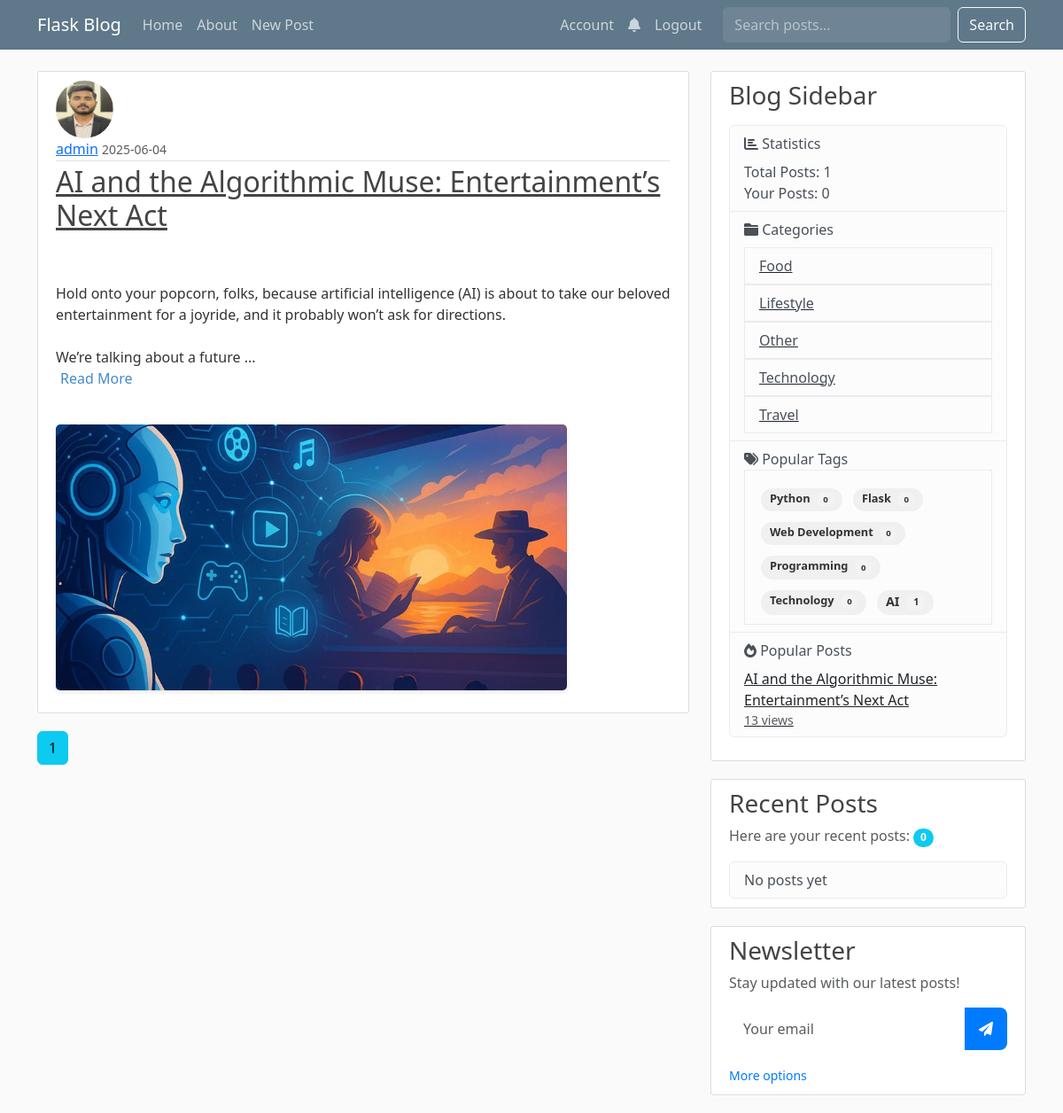
The app's page /home (signed in) with its own data.
### flaskblog.py (models this page shows, shortened)
class Post(db.Model):
    id = db.Column(db.Integer, primary_key=True)
    title = db.Column(db.String(100), nullable=False)
    date_posted = db.Column(db.DateTime, nullable=False, default=datetime.utcnow)
    content = db.Column(db.Text, nullable=False)
    image_file = db.Column(db.String(20), nullable=True)
    user_id = db.Column(db.Integer, db.ForeignKey('user.id'), nullable=False)
    category_id = db.Column(db.Integer, db.ForeignKey('category.id'), nullable=True)
    category = db.relationship('Category', backref=db.backref('posts', lazy=True))
    views = db.Column(db.Integer, default=0)
    status = db.Column(db.String(20), default='published')  # published, draft, scheduled
    publish_date = db.Column(db.DateTime)
    likes = db.relationship('Like', backref='post', lazy=True)
    comments = db.relationship('Comment', back_populates='post', lazy=True)

class User(db.Model, UserMixin):
    id = db.Column(db.Integer, primary_key=True)
    username = db.Column(db.String(20), unique=True, nullable=False)
    email = db.Column(db.String(120), unique=True, nullable=False)
    image_file = db.Column(db.String(20), nullable=False, default='default.jpg')
    password = db.Column(db.String(60), nullable=False)
    is_admin = db.Column(db.Boolean, default=False)
    bio = db.Column(db.String(500))
    location = db.Column(db.String(100))
    website = db.Column(db.String(200))
    twitter = db.Column(db.String(100))
    github = db.Column(db.String(100))
    joined_at = db.Column(db.DateTime, nullable=False, default=datetime.utcnow)
    posts = db.relationship('Post', backref='author', lazy=True)
    likes = db.relationship('Like', backref='user', lazy=True)
    comments = db.relationship('Comment', back_populates='author', lazy=True)
    followers = db.Table('followers',
        db.Column('follower_id', db.Integer, db.ForeignKey('user.id'), primary_key=True),
        db.Column('followed_id', db.Integer, db.ForeignKey('user.id'), primary_key=True)
    )
    following = db.relationship(
        'User', secondary=followers,
        primaryjoin=(followers.c.follower_id == id),
        secondaryjoin=(followers.c.followed_id == id),
        backref=db.backref('followers_list', lazy='dynamic'), lazy='dynamic'
    )

class Category(db.Model):
    id = db.Column(db.Integer, primary_key=True)
    name = db.Column(db.String(50), unique=True, nullable=False)
    description = db.Column(db.String(200))
    slug = db.Column(db.String(50), unique=True)

class Tag(db.Model):
    id = db.Column(db.Integer, primary_key=True)
    name = db.Column(db.String(50), unique=True, nullable=False)
    description = db.Column(db.String(200))
    slug = db.Column(db.String(50), unique=True)
    posts = db.relationship('Post', secondary=post_tags, backref=db.backref('tags', lazy='dynamic'))

### flaskblog.py (the view)
@app.route("/")
@app.route("/home")
def home():
    page = request.args.get('page', 1, type=int)
    posts = Post.query.order_by(Post.date_posted.desc()).paginate(page=page, per_page=5)
    return render_template('home.html', posts=posts, title='Home', **get_sidebar_data())

### flaskblog.py (called while the page is built)
@app.context_processor
def inject_csrf_token():
    return dict(csrf_token=lambda: generate_csrf())

@login_manager.user_loader
def load_user(user_id):
    return db.session.get(User, int(user_id))

### templates/home.html
{% extends "layout.html" %}
{% block content %}
    {% for post in posts.items %}
        <article class="media content-section">
          <img class="rounded-circle article-img" src="{{ url_for('static', filename='profile_pics/' + post.author.image_file) }}">
          <div class="media-body">
            <div class="article-metadata">
              <a class="mr-2" href="#">{{ post.author.username }}</a>
              <small class="text-muted">{{ post.date_posted.strftime('%Y-%m-%d') }}</small>
            </div>
            <h2><a class="article-title" href="{{ url_for('post', post_id=post.id) }}">{{ post.title }}</a></h2>
            <p class="article-content">
              {% if post.content|length > 200 %}
                {{ post.content[:200] }}...
                <a href="{{ url_for('post', post_id=post.id) }}" class="read-more">Read More</a>
              {% else %}
                {{ post.content }}
              {% endif %}
            </p>
            {% if post.image_file %}
                <div class="post-image-container mt-2">
                    <a href="{{ url_for('post', post_id=post.id) }}">
                        <img src="{{ url_for('static', filename='post_pics/' + post.image_file) }}" class="img-fluid post-thumbnail" alt="Post Image">
                    </a>
                </div>
            {% endif %}
          </div>
        </article>
    {% endfor %}
    {% for page_num in posts.iter_pages(left_edge=1, right_edge=1, left_current=1, right_current=2) %}
        {% if page_num %}
            {% if posts.page == page_num %}
                <a class="btn btn-info mb-4" href="{{ url_for('home', page=page_num) }}">{{ page_num }}</a>
            {% else %}
                <a class="btn btn-outline-info mb-4" href="{{ url_for('home', page=page_num) }}">{{ page_num }}</a>
            {% endif %}
        {% else %}
            ...
        {% endif %}
    {% endfor %}
{% endblock content %}

### templates/layout.html (shortened to what this page needs)
<!doctype html>
<html lang="en">
  <head>
    <link href="https://cdn.jsdelivr.net/npm/bootstrap@5.3.2/dist/css/bootstrap.min.css" rel="stylesheet">
    <link rel="stylesheet" href="https://cdnjs.cloudflare.com/ajax/libs/font-awesome/6.0.0/css/all.min.css">
    <link rel="stylesheet" type="text/css" href="{{ url_for('static', filename='main.css') }}">
  </head>
<body>
    <header class="site-header">
      <nav class="navbar navbar-expand-md navbar-dark bg-steel fixed-top">
        <div class="container">
          <a class="navbar-brand mr-4" href="{{ url_for('home') }}">Flask Blog</a>
          <div class="collapse navbar-collapse" id="navbarToggle">
            <div class="navbar-nav me-auto">
              <a class="nav-item nav-link" href="{{ url_for('home') }}">Home</a>
              <a class="nav-item nav-link" href="{{ url_for('about') }}">About</a>
              {% if current_user.is_authenticated %}
                <a class="nav-item nav-link" href="{{ url_for('new_post') }}">New Post</a>
              {% endif %}
            </div>
            <div class="navbar-nav">
              {% if current_user.is_authenticated %}
                <a class="nav-item nav-link" href="{{ url_for('account') }}">Account</a>
                <a class="nav-item nav-link position-relative" href="{{ url_for('notifications') }}">
                    <i class="fas fa-bell"></i>
                </a>
                <a class="nav-item nav-link" href="{{ url_for('logout') }}">Logout</a>
              {% else %}
                <a class="nav-item nav-link" href="{{ url_for('login') }}">Login</a>
                <a class="nav-item nav-link" href="{{ url_for('register') }}">Register</a>
              {% endif %}
              <form class="d-flex ms-3" action="{{ url_for('search') }}" method="get">
                <input class="form-control me-2" type="search" placeholder="Search posts..." name="q" aria-label="Search">
                <button class="btn btn-outline-light" type="submit">Search</button>
              </form>
            </div>
          </div>
        </div>
      </nav>
    </header>
    <main role="main" class="container">
      <div class="row">
        <div class="col-md-8">
          {% block content %}{% endblock %}
        </div>
        <div class="col-md-4">
          <div class="content-section">
            <h3>Blog Sidebar</h3>
            <p class='text-muted'>
                <ul class="list-group">
                    <li class="list-group-item list-group-item-light">
                        <i class="fas fa-chart-bar"></i> Statistics
                        <ul class="list-unstyled mt-2">
                            <li>Total Posts: {{ total_posts }}</li>
                            {% if current_user.is_authenticated %}
                                <li>Your Posts: {{ user_post_count }}</li>
                            {% endif %}
                        </ul>
                    </li>
                    <li class="list-group-item list-group-item-light">
                        <i class="fas fa-folder"></i> Categories
                        <ul class="list-group mt-2">
                            {% for category in categories %}
                              <a href="{{ url_for('category_posts', category_id=category.id) }}" class="text-dark">
                                <li class="list-group-item list-group-item-light"> {{ category.name }}</li>
                              </a>
                            {% endfor %}
                        </ul>
                    </li>
                    <li class="list-group-item list-group-item-light">
                        <i class="fas fa-tags"></i> Popular Tags
                        <div class="list-group-item">
                          <div class="tag-cloud">
                            {% for tag in tags %}
                            <a href="{{ url_for('tag_posts', tag_name=tag.name) }}"
                               class="tag-cloud-item badge badge-secondary"
                               style="font-size: {{ 0.8 + tag.posts|length * 0.1 }}rem">
                              {{ tag.name }}
                              <span class="badge badge-light">{{ tag.posts|length }}</span>
                            </a>
                            {% endfor %}
                          </div>
                        </div>
                    </li>
                    <li class="list-group-item list-group-item-light">
                        <i class="fas fa-fire"></i> Popular Posts
                        <ul class="list-unstyled mt-2">
                            {% for post in popular_posts %}
                                <li>
                                    <a href="{{ url_for('post', post_id=post.id) }}" class="text-dark">
                                        {{ post.title }}
                                        <small class="text-muted d-block">{{ post.views }} views</small>
                                    </a>
                                </li>
                            {% endfor %}
                        </ul>
                    </li>
                </ul>
            </p>
          </div>
          <div class="content-section">
            <h3>Recent Posts</h3>
            {% if current_user.is_authenticated %}
              <p class='text-muted'>Here are your recent posts: <span class="badge bg-info rounded-pill">{{ user_post_count }}</span></p>
              <ul class="list-group">
                {% for post in current_user.posts[:3] %}
                  <li class="list-group-item list-group-item-light">
                    <a href="{{ url_for('post', post_id=post.id) }}" class="article-title">{{ post.title }}</a>
                    <small class="text-muted">{{ post.date_posted.strftime('%Y-%m-%d') }}</small>
                  </li>
                {% else %}
                  <li class="list-group-item list-group-item-light">No posts yet</li>
                {% endfor %}
              </ul>
            {% else %}
              <p class='text-muted'>Please log in to see your recent posts.</p>
            {% endif %}
          </div>
          <div class="content-section">
            <h3>Newsletter</h3>
            <p class='text-muted'>Stay updated with our latest posts!</p>
            <form action="{{ url_for('subscribe_newsletter') }}" method="post" class="newsletter-form">
              <div class="input-group mb-3">
                <input type="email" name="email" class="form-control" placeholder="Your email" required>
                <button class="btn btn-outline-secondary" type="submit">
                  <i class="fas fa-paper-plane"></i>
                </button>
              </div>
              <small class="text-muted">
                <a href="{{ url_for('subscribe_newsletter') }}">More options</a>
              </small>
            </form>
          </div>
        </div>
      </div>
    </main>
</body>
</html>

### static/main.css (style rules this page uses)
body { background: #fafafa; color: #333333; margin-top: 5rem; }
h1, h2, h3, h4, h5, h6 { color: #444444; }
.bg-steel { background-color: #5f788a; }
.site-header .navbar-nav .nav-link { color: #cbd5db; }
.content-section { background: #ffffff; padding: 10px 20px; border: 1px solid #dddddd; border-radius: 3px; margin-bottom: 20px; }
.article-title { color: #444444; }
.article-content { white-space: pre-line; }
.article-img { height: 65px; width: 65px; margin-right: 16px; }
.article-metadata { padding-bottom: 1px; margin-bottom: 4px; border-bottom: 1px solid #e3e3e3; }
.post-image-container { margin-top: 15px; margin-bottom: 15px; }
.post-thumbnail { max-width: 100%; max-height: 300px; object-fit: cover; border-radius: 5px; box-shadow: 0 2px 5px rgba(0, 0, 0, 0.1); }
.read-more { color: #428bca; text-decoration: none; font-weight: 500; margin-left: 5px; }
.tag-cloud { display: flex; flex-wrap: wrap; gap: 8px; margin-top: 10px; }
.tag-cloud-item { display: inline-block; padding: 5px 10px; margin: 2px; border-radius: 20px; background-color: #f0f0f0; color: #333; text-decoration: none; transition: all 0.3s ease; font-size: 0.9rem; }
.tag-cloud-item .badge { margin-left: 5px; background-color: rgba(255, 255, 255, 0.2); color: inherit; }
.navbar .form-control { background-color: rgba(255, 255, 255, 0.1); border-color: rgba(255, 255, 255, 0.1); color: #fff; }
.navbar .form-control::placeholder { color: rgba(255, 255, 255, 0.5); }
.newsletter-form .input-group { background: rgba(255, 255, 255, 0.1); border-radius: 0.5rem; overflow: hidden; }
.newsletter-form .form-control { background: transparent; border: none; color: #333; padding: 0.75rem 1rem; }
.newsletter-form .btn { border: none; padding: 0.75rem 1rem; background: #007bff; color: white; transition: all 0.3s ease; }
.newsletter-form small a { color: #007bff; text-decoration: none; transition: color 0.3s ease; }

### records on screen
Post: image_file (placeholder picture), author.username "admin", date_posted "2025-06-04", title "AI and the Algorithmic Muse: Entertainment’s Next Act", content "Hold onto your popcorn, folks, because artificial intelligence (AI) is about to take our beloved entertainment for a joyride, and it probably won’t ask for directions. We’re talking about a future", image_file (picture), views "13"
Category: name "Food"
Category: name "Lifestyle"
Category: name "Other"
Category: name "Technology"
Category: name "Travel"
Tag: name "Python", posts|length "0"
Tag: name "Flask", posts|length "0"
Tag: name "Web Development", posts|length "0"
Tag: name "Programming", posts|length "0"
Tag: name "Technology", posts|length "0"
Tag: name "AI", posts|length "1"

### other values on screen
{{ page_num }} "1"
{{ total_posts }} "1"
{{ user_post_count }} "0"
